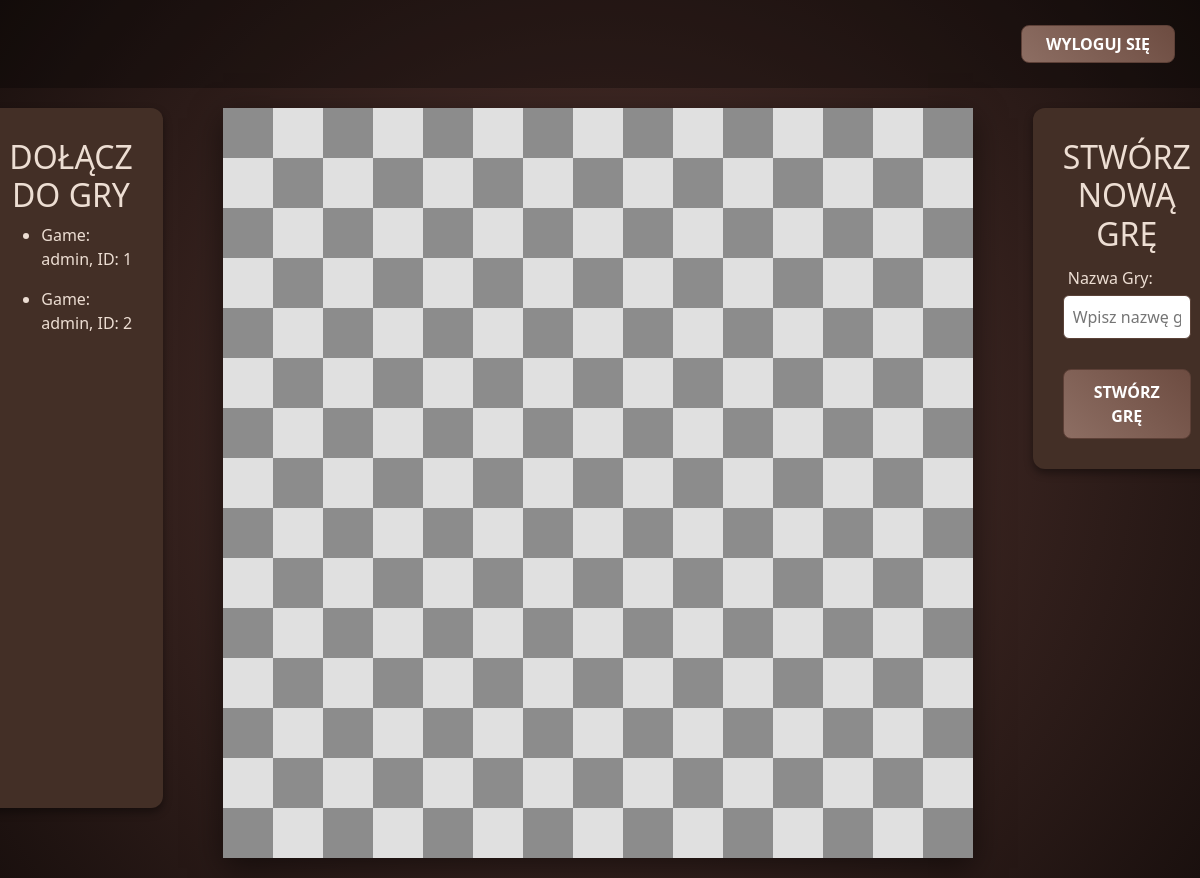
Page /aplikacja/lobby (signed in) on the earlier database version.
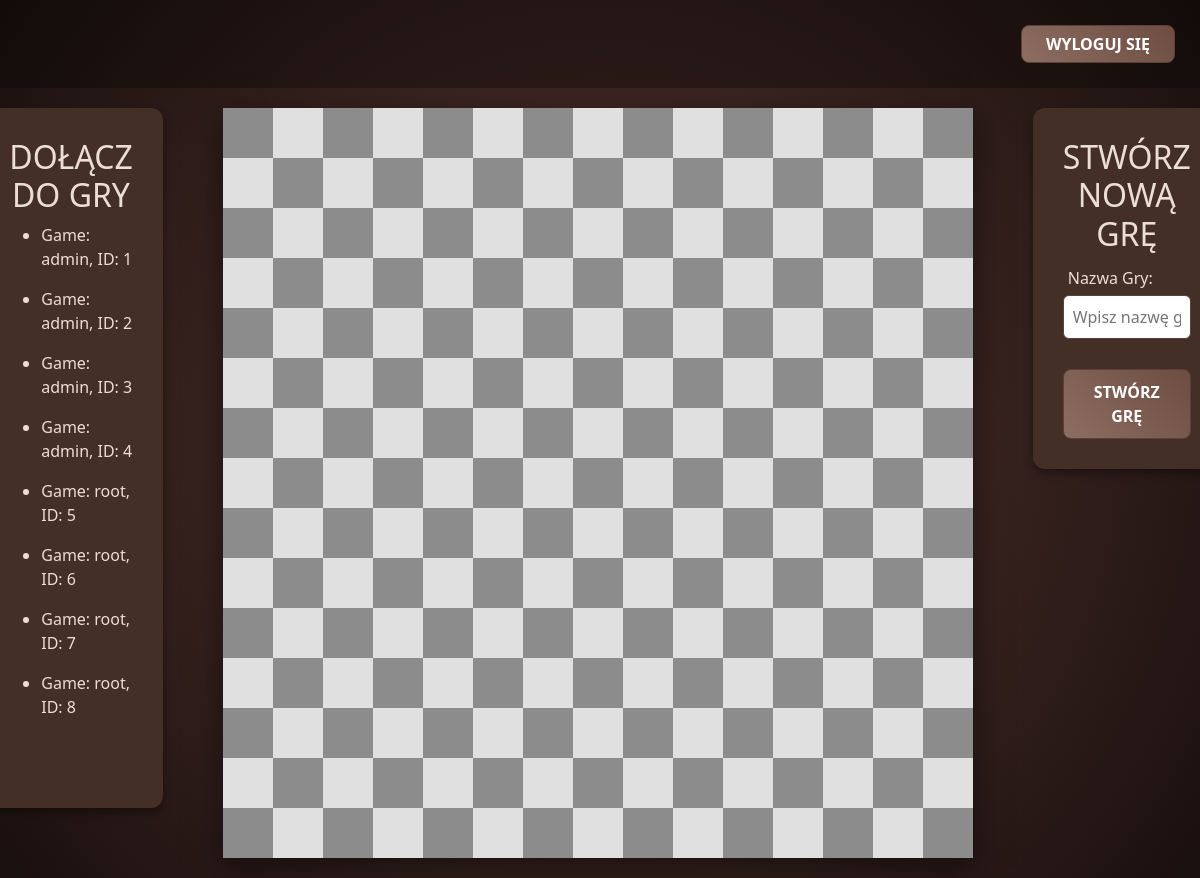
Same page on the later database version.
### aplikacja/models.py (models this page shows, shortened)
class Game(models.Model):
    board = models.TextField(default = "[]")
    current_player = models.CharField(max_length = 1, choices = [("o", "player o"), ("x", "player x")])
    host_player = models.ForeignKey(User, on_delete=models.CASCADE, related_name="hosted_games")
    guest_player = models.ForeignKey(User, on_delete=models.CASCADE, related_name="guest_games", null=True, blank=True)
    host_player_symbol = models.CharField(max_length=1, choices=[("o", "player o"), ("x", "player x")])
    winner = models.CharField(max_length=1, choices=[("o", "player o"), ("x", "player x")])
    is_done = models.BooleanField(default=False)
    def __str__(self):
        return f"Game: {self.host_player}, ID: {self.pk}"

### aplikacja/views.py (the view)
# urls.py: path('lobby', lobby, name='lobby'),
@login_required(login_url='login_user')
def lobby(request):
    games = Game.objects.filter(is_done=False, guest_player__isnull=True)
    return render(request, "aplikacja/lobby.html", {'games':games})

### aplikacja/templates/aplikacja/lobby.html (shortened to what this page needs)
{% extends "base.html" %}
{% block content %}
<header class="navbar">
    <form action="{% url 'logout_user' %}" method="POST" class="m-0">
        <button type="submit" class="btn btn-custom px-4 rounded-3 fw-bold">
            WYLOGUJ SIĘ
        </button>
    </form>
</header>
<div class="panel">
    <div class="left-panel">
        <h2>DOŁĄCZ DO GRY</h2>
        {% for x in games %}
        <ul>
            <li>{{ x }}</li>
        </ul>
        {% endfor %}
    </div>
    <div id="board"></div>
    <div class="host-panel">
        <h2>STWÓRZ NOWĄ GRĘ</h2>
        <div class="form-group">
            <label for="game-name">Nazwa Gry:</label>
            <input type="text" class="input-castom" id="game-name" name="game-name"
                   placeholder="Wpisz nazwę gry...">
        </div>
        <div class="form-group">
            <button type="submit" class="btn btn-custom px-4 rounded-3 fw-bold">STWÓRZ GRĘ</button>
        </div>
    </div>
</div>
{% endblock %}

### aplikacja/templates/base.html (shortened to what this page needs)
<!doctype html>
<html lang="en">
{% load static %}
<head>
    <link href="https://cdn.jsdelivr.net/npm/bootstrap@5.3.8/dist/css/bootstrap.min.css" rel="stylesheet"
>
    <link rel="stylesheet" href="{% static 'aplikacja/style.css' %}">
</head>
<body>
{% block content %} {% endblock %}
</body>
</html>

### aplikacja/static/aplikacja/style.css (style rules this page uses)
* { margin: 0; padding: 0; box-sizing: border-box; }
body { background: radial-gradient(circle at center, #5d4037 0%, #3e2723 40%, #1a100e 100%); color: #fff; min-height: 100vh; display: flex; flex-direction: column; }
.btn-custom { background: linear-gradient(45deg, #8d6e63, #6d4c41); border: 1px solid #5d4037; color: white; transition: all 0.3s ease; }
.navbar { display: flex; justify-content: flex-end; align-items: center; padding: 25px; background-color: rgba(0, 0, 0, 0.3); }
.panel { flex: 1; display: flex; justify-content: center; flex-direction: row; align-items: flex-start; gap: 60px; padding: 20px; width: 100%; }
#board { display: grid; grid-template-columns: repeat(15, 50px); grid-template-rows: repeat(15, 50px); border: 5px #3e2b26; box-shadow: 0 10px 30px rgba(0, 0, 0, 0.5); }
.left-panel { background-color: #432f26; color: #edded3; border-radius: 12px; box-shadow: 0 4px 8px rgb(0, 0, 0, 0.4); width: 400px; min-height: 700px; max-height: 1000px; padding: 30px; }
.left-panel h2 { text-align: center; }
.host-panel { background-color: #432f26; padding: 30px; color: #edded3; border-radius: 12px; box-shadow: 0 4px 8px rgb(0, 0, 0, 0.4); width: 400px; }
.host-panel h2 { text-align: center; }
.form-group label { padding: 5px; }
.form-group button { width: 100%; padding: 10px; margin-top: 30px; }
.input-castom { width: 100%; padding: 9px; border: 1px solid #5a4238; border-radius: 6px; }

Differences in the rows shown:
added Game: host_player+id "Game: admin, ID: 3"
added Game: host_player+id "Game: admin, ID: 4"
added Game: host_player+id "Game: root, ID: 5"
added Game: host_player+id "Game: root, ID: 6"
added Game: host_player+id "Game: root, ID: 7"
added Game: host_player+id "Game: root, ID: 8"
